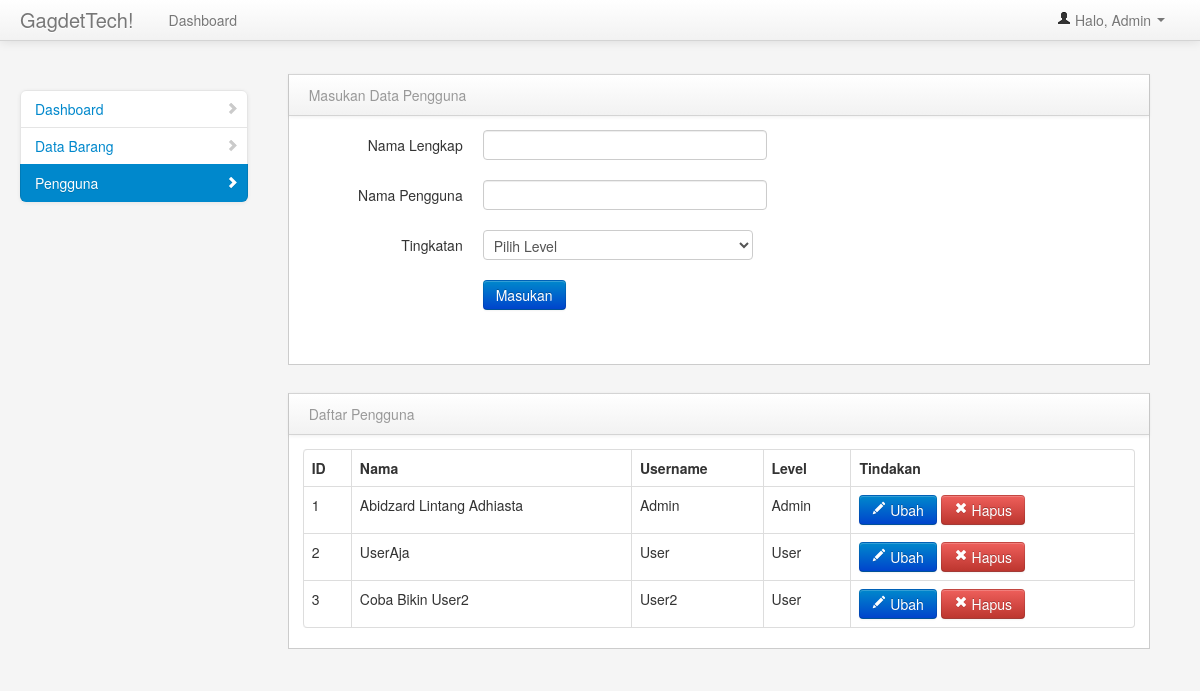
Screenshot of /uas/data_user.php (signed in) with the database file from the repository.
### tables this page shows
CREATE TABLE `user` (
  `id` int(3) NOT NULL,
  `nama` varchar(50) NOT NULL,
  `username` varchar(50) NOT NULL,
  `password` varchar(50) NOT NULL,
  `level` enum('Admin','User') NOT NULL
);

### uas/edit_datauser.php (called while the page is built, shortened)
<?php
    include "koneksi_db.php";
    $id = isset($_GET['id'])?$_GET['id']:"NULL";
    $get_process_user = mysqli_query($koneksi, "SELECT * FROM user WHERE id = $id")
                    or die (mysqli_error($koneksi));
?>

### uas/get_datauser.php (called while the page is built)
<?php
    include "koneksi_db.php";
    $proses_user = mysqli_query($koneksi, "SELECT * FROM user") or die (mysqli_error($koneksi));
?>

### uas/data_user.php (the view, shortened to what this page needs)
<?php
    include "get_datauser.php";
    include "edit_datauser.php";
    $data_edituser = mysqli_fetch_assoc($get_process_user);
?>
<!DOCTYPE html>
<html lang="en" class="no-js">
<head>
    <link href="/pemograman_web/lib/bootstrap/css/bootstrap.min.css" rel="stylesheet" media="screen">
    <link href="/pemograman_web/lib/bootstrap/css/bootstrap-responsive.min.css" rel="stylesheet" media="screen">
    <link href="/pemograman_web/lib/assets/styles.css" rel="stylesheet" media="screen">
    <link href="/pemograman_web/lib/assets/DT_bootstrap.css" rel="stylesheet" media="screen">
</head>
<body>
    <div class="navbar navbar-fixed-top">
        <div class="navbar-inner">
            <div class="container-fluid">
                <a class="brand" href="index.php">GagdetTech!</a>
                <div class="nav-collapse collapse">
                    <ul class="nav pull-right">
                        <li class="dropdown">
                            <a href="#" role="button" class="dropdown-toggle" data-toggle="dropdown"> <i class="icon-user">
                                </i> Halo, <?= $_SESSION['username']?> <i class="caret"></i>
                            </a>
                        </li>
                    </ul>
                    <ul class="nav">
                        <li>
                            <a href="dashboard.php">Dashboard</a>
                        </li>
                    </ul>
                </div>
            </div>
        </div>
    </div>
    <div class="container-fluid">
        <div class="row-fluid">
            <div class="span3" id="sidebar">
                <ul class="nav nav-list bs-docs-sidenav nav-collapse collapse">
                    <li>
                        <a href="dashboard.php"><i class="icon-chevron-right"></i> Dashboard</a>
                    </li>
                    <li>
                        <a href="data_barang.php"><i class="icon-chevron-right"></i> Data Barang</a>
                    </li>
                    <li class="active">
                        <a href="data_user.php"><span class="icon-chevron-right"></span> Pengguna</a>
                    </li>
                </ul>
            </div>
            <div class="span9" id="content">
                <div class="row-fluid">
                    <div class="block">
                        <div class="navbar navbar-inner block-header">
                            <div class="muted pull-left">Masukan Data Pengguna</div>
                        </div>
                        <div class="block-content collapse in">
                            <div class="span12">
                            <?php if (isset($_GET['id'])) { ?>
                                <form class="form-horizontal" action="edit_datauser.php?id=<?php echo $data_edituser['id'] ?>&update=1" method="POST">
                            <?php } else { ?>
                                <form class="form-horizontal" action="input_user.php" method="POST">
                            <?php } ?>
                                    <fieldset>
                                    <div class="control-group">
                                        <label class="control-label" for="nama">Nama Lengkap</label>
                                        <div class="controls">
                                            <input class="input-xlarge focused" type="text" name="nama" value="<?php if($data_edituser != null) echo $data_edituser['nama']; ?>"\>
                                        </div>
                                    </div>
                                    <div class="control-group">
                                        <label class="control-label" for="username">Nama Pengguna</label>
                                        <div class="controls">
                                            <input class="input-xlarge focused" type="text" name="username" value="<?php if($data_edituser != null) echo $data_edituser['username']; ?>"\>
                                        </div>
                                    </div>
                                    <div class="control-group">
                                    <label class="control-label" for="level">Tingkatan</label>
                                            <div class="controls">
                                                <select class="form-select input-xlarge focused" aria-label="Default select example" name="level" value="<?php if($data_edituser != null) echo $data_edituser['prodi']; ?>" >
                                                    <option <?php if($data_edituser['id'] !="" && $data_edituser['level']=="") echo "selected"; ?>>Pilih Level</option>
                                                </select>
                                        </div>
                                    </div>
                                    <div class="control-group">
                                        <label class="control-label" for=""></label>
                                        <div class="controls">
                                            <button name="submit" class="btn btn-primary">Masukan</button>
                                        </div>
                                    </div>
                                </form>
                            </div>
                        </div>
                    </div>
                </div>
                <div class="row-fluid">
                    <div class="block">
                        <div class="navbar navbar-inner block-header">
                            <div class="muted pull-left">Daftar Pengguna</div>
                        </div>
                        <div class="block-content collapse in">
                            <div class="span12">
                                <table class="table table-bordered">
                                    <thead>
                                    <tr>
                                        <th>ID</th>
                                        <th>Nama</th>
                                        <th>Username</th>
                                        <th>Level</th>
                                        <th>Tindakan</th>
                                    </tr>
                                    </thead>
                                    <tbody>
                                    <?php while($data_user = mysqli_fetch_assoc($proses_user)){ ?>
                                        <tr>
                                            <td><?php echo $data_user['id']; ?></td>
                                            <td><?php echo $data_user['nama']; ?></td>
                                            <td><?php echo $data_user['username']; ?></td>
                                            <td><?php echo $data_user['level']; ?></td>
                                            <td>
                                                <a href="data_user.php?id=<?php echo $data_user['id']; ?>">
                                                    <button class="btn btn-primary"><i class="icon-pencil icon-white"></i> Ubah</button>
                                                </a>
                                                <a href="del_datauser.php?id=<?php echo $data_user['id']; ?>">
                                                    <button class="btn btn-danger"><i class="icon-remove icon-white"></i> Hapus</button>
                                                </a>
                                            </td>
                                        </tr>
                                    <?php } ?>
                                </table>
                            </div>
                        </div>
                    </div>
                </div>
            </div>
        </div>
    </div>
</body>
</html>

### rows the page displays
user: id "1", nama "Abidzard Lintang Adhiasta", username "Admin", level "Admin"
user: id "2", nama "UserAja", username "User", level "User"
user: id "3", nama "Coba Bikin User2", username "User2", level "User"

### other values shown
$_SESSION['username'] "Admin"
